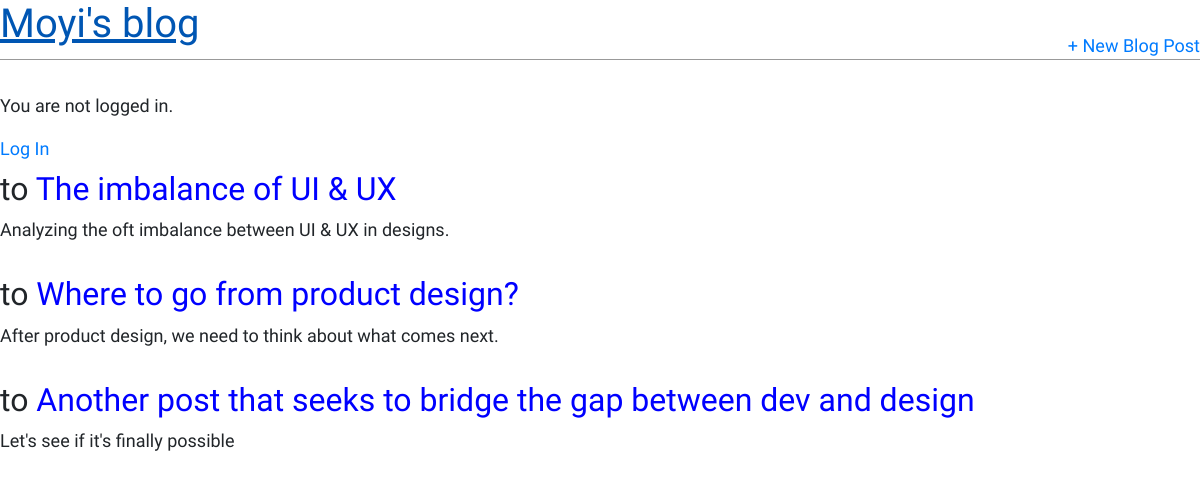
The page / on the database its author committed.
### blog/models.py (models this page shows, shortened)
class Post(models.Model):
  title = models.CharField(max_length=200)
  author = models.ForeignKey('auth.User',on_delete=models.CASCADE,)
  body = models.TextField()

### blog/views.py (the view)
# urls.py: path('', BlogListView.as_view(), name='home'),
class BlogListView(ListView):
  model = Post
  template_name = 'home.html'

### templates/home.html
{% extends 'base.html' %}
{% block content %}
  {% for post in object_list %}
    <div class="post-entry">
      <h2>to <a href="{% url 'post_detail' post.pk %}">{{ post.title }}</a></h2>
      <p>{{ post.body }}</p>
    </div>
  {% endfor %}
{% endblock content %}

### static/css/base.css (style rules this page uses)
body { font-family: "Source Sans Pro", sans-serif; font-size: 18px; }
.post-entry { margin-bottom: 2rem; }
.post-entry h2 { margin: 0.5rem 0; }
.post-entry h2 a, .post-entry h2 a:visited { color: blue; text-decoration: none; }
.post-entry p { margin: 0; font-weight: 400; }

### rows shown on the page
Post: title "The imbalance of UI & UX", body "Analyzing the oft imbalance between UI & UX in designs."
Post: title "Where to go from product design?", body "After product design, we need to think about what comes next."
Post: title "Another post that seeks to bridge the gap between dev and design", body "Let's see if it's finally possible"
